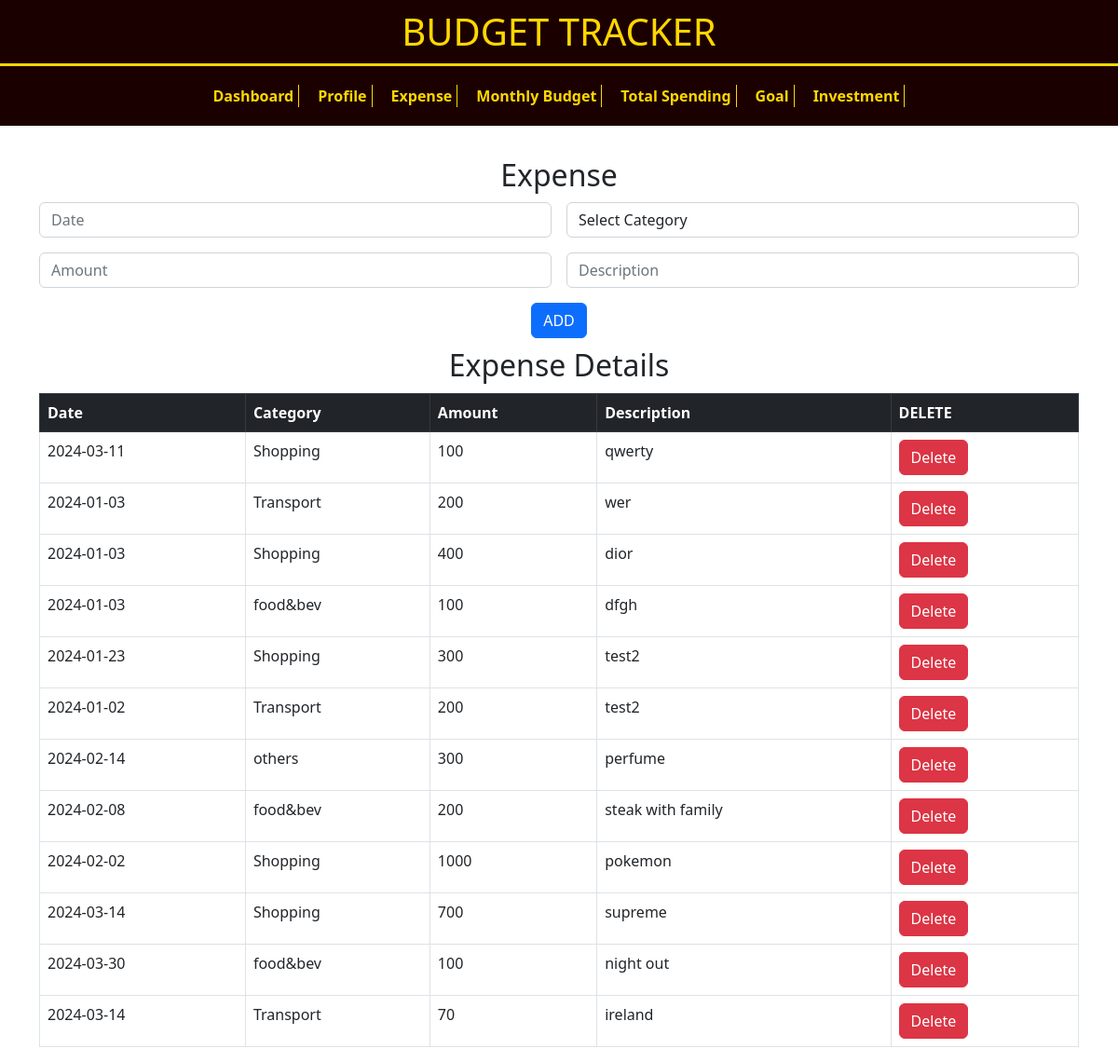
The app's page /expense.php (signed in) with its own data.
### tables this page shows
CREATE TABLE `expense` (
  `expense_id` int(11) NOT NULL,
  `account_id` int(11) NOT NULL,
  `date` date NOT NULL,
  `category_id` int(11) NOT NULL,
  `description` text DEFAULT NULL,
  `amount` double NOT NULL
);

CREATE TABLE `expense_category` (
  `category_id` int(11) NOT NULL,
  `category_Name` varchar(50) NOT NULL
);

### expense.php (the view, shortened to what this page needs)
<!DOCTYPE html>
<?php
include 'includes/login.php';
?>
<html lang="en">
<head>
    <link href="https://cdn.jsdelivr.net/npm/bootstrap@5.2.0-beta1/dist/css/bootstrap.min.css" rel="stylesheet"
>
    <link href="https://cdn.jsdelivr.net/npm/flatpickr/dist/flatpickr.min.css" rel="stylesheet">
</head>
<body>
<?php
include 'includes/header.php';
?>
<div class="container mt-4">
    <h2 class="expense-heading">Expense</h2>
    <form action="includes/expense.add.php" method="post">
        <div class="row g-3">
            <div class="col-sm-6">
                <input type="text" name="date" class="form-control" id="datepicker" placeholder="Date" required>
            </div>
            <div class="col-sm-6">
                <select name="category" class="form-control" required>
                    <option value="">Select Category</option>
                </select>
            </div>
            <div class="col-sm-6">
                <input type="text" name="amount" class="form-control" placeholder="Amount" required>
            </div>
            <div class="col-sm-6">
                <input type="text" name="description" class="form-control" placeholder="Description">
            </div>
        </div>
        <div class="add-button">
            <button type="submit" class="btn btn-primary mt-3">ADD</button>
        </div>
    </form>
</div>
<div class="container">
    <h2 class="expense-heading">Expense Details</h2>
    <table class="table table-bordered">
        <thead class="table-dark">
        <tr>
            <th>Date</th>
            <th>Category</th>
            <th>Amount</th>
            <th>Description</th>
            <th>DELETE</th>
        </tr>
        </thead>
        <tbody>
        <?php
        if (isset($_SESSION['username'])) {
            $username = $_SESSION['username'];
            $query = "SELECT e.expense_id, e.date, ec.category_name, e.amount, e.description
                    FROM expense AS e
                    INNER JOIN expense_category AS ec ON e.category_id = ec.category_id
                    INNER JOIN account AS a ON e.account_id = a.account_id
                    WHERE a.username = ?";
            $statement = mysqli_prepare($conn, $query);
            mysqli_stmt_bind_param($statement, "s", $username);
            mysqli_stmt_execute($statement);
            $result = mysqli_stmt_get_result($statement);
            if ($result && mysqli_num_rows($result) > 0) {
                while ($row = mysqli_fetch_assoc($result)) {
                    echo '
                    <tr>
                        <td>' . $row['date'] . '</td>
                        <td>' . $row['category_name'] . '</td>
                        <td>' . $row['amount'] . '</td>
                        <td>' . $row['description'] . '</td>
                        <td>
                            <form action="includes/expense.delete.php" method="post">
                                <input type="hidden" name="expense_id" value="' . $row['expense_id'] . '">
                                <button type="submit" class="btn btn-danger">Delete</button>
                            </form>
                        </td>
                    </tr>';
                }
            } else {
                echo "0 results found for expenses.";
            }
        } else {
            echo "Username not found or no account_id associated.";
        }
        ?>
        </tbody>
    </table>
</div>
</body>
</html>

### includes/header.php (shortened to what this page needs)
<!DOCTYPE html>
<html lang="en">
<head>
    <link href="https://cdn.jsdelivr.net/npm/bootstrap@5.2.0-beta1/dist/css/bootstrap.min.css" rel="stylesheet"
>
</head>
<body>
<div>
    <h1>BUDGET TRACKER</h1>
</div>
<div class="banner">
    <li><a href="dashboard.php">Dashboard</a></li>
    <li><a href="profile.php">Profile</a></li>
    <li><a href="expense.php">Expense</a></li>
    <li><a href="monthly_budget.php">Monthly Budget</a></li>
    <li><a href="total_spending.php">Total Spending</a></li>
    <li><a href="goal.php">Goal</a></li>
    <li><a href="investment.php">Investment</a></li>
</div>
</body>
</html>

### expense.php (style rules this page uses)
.expense-heading { text-align: center; padding: 10px; margin: auto; }
.add-button { text-align: center; }

### includes/header.php (style rules this page uses)
.banner { display: flex; justify-content: center; padding: 20px; background-color: #1B0000; }
.banner li { list-style-type: none; margin: 0 10px; list-style-type: none; margin: 0 10px; border-right: 1px solid gold; padding-right: 5px; }
.banner li a { text-decoration: none; color: gold; font-weight: bold; align-items:center; }
h1 { margin:auto; color:gold; padding:10px; background-color:#1B0000; display:flex; justify-content:center; border-bottom: solid gold 3px; }

### records on screen
expense: date "2024-03-11", category.category_Name "Shopping", amount "100", description "qwerty"
expense: date "2024-01-03", category.category_Name "Transport", amount "200", description "wer"
expense: date "2024-01-03", category.category_Name "Shopping", amount "400", description "dior"
expense: date "2024-01-03", category.category_Name "food&bev", amount "100", description "dfgh"
expense: date "2024-01-23", category.category_Name "Shopping", amount "300", description "test2"
expense: date "2024-01-02", category.category_Name "Transport", amount "200", description "test2"
expense: date "2024-02-14", category.category_Name "others", amount "300", description "perfume"
expense: date "2024-02-08", category.category_Name "food&bev", amount "200", description "steak with family"
expense: date "2024-02-02", category.category_Name "Shopping", amount "1000", description "pokemon"
expense: date "2024-03-14", category.category_Name "Shopping", amount "700", description "supreme"
expense: date "2024-03-30", category.category_Name "food&bev", amount "100", description "night out"
expense: date "2024-03-14", category.category_Name "Transport", amount "70", description "ireland"
